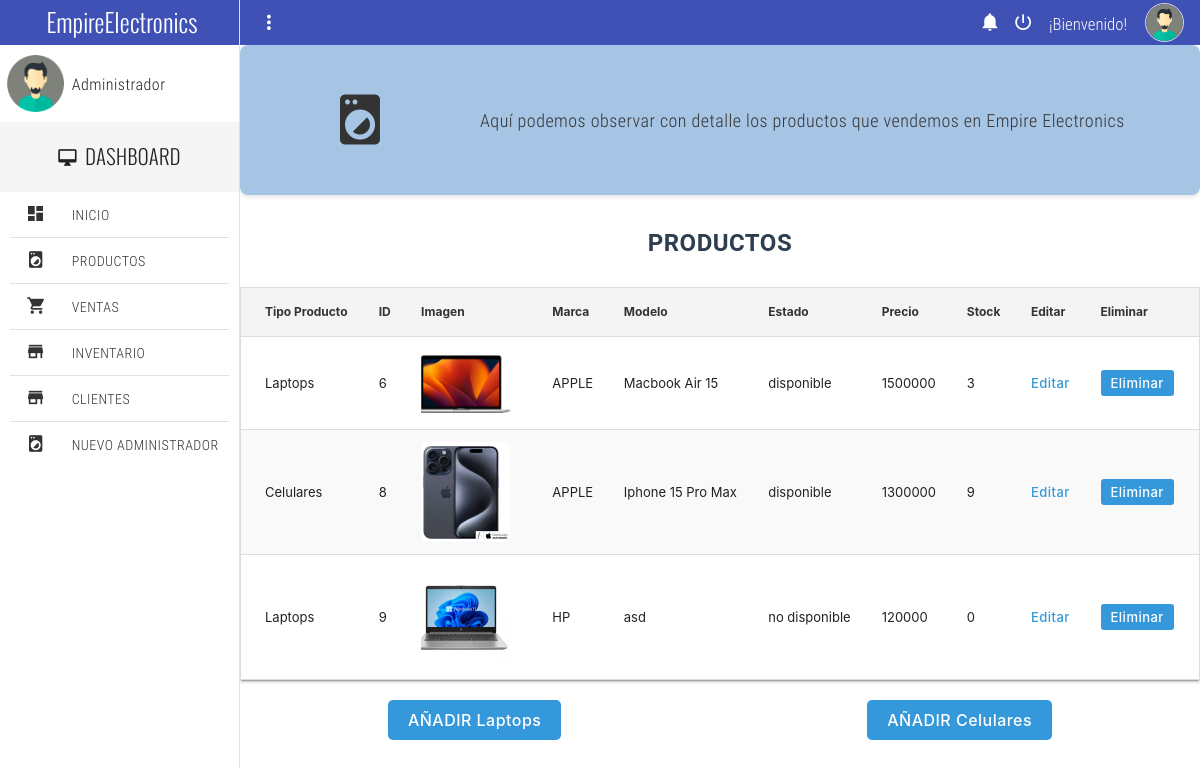
Page /products/ (signed in) on the committed database.
### empireapp/models.py (models this page shows, shortened)
class Producto(models.Model):
    id = models.AutoField(primary_key=True, unique=True)
    marca = models.CharField(max_length=50, choices=Marca.choices, null=False)
    modelo = models.CharField(max_length=50, null=False)
    precio = models.PositiveIntegerField(null=False)
    stock = models.PositiveIntegerField(null=False)
    estado = models.CharField(max_length=50, choices=TIPO_ESTADO_PRODUCTO)
    estado = models.CharField(
        max_length=50,
        choices=TIPO_ESTADO_PRODUCTO,
        default='disponible',  # Puedes establecer 'disponible' como valor por defecto
        verbose_name=('Estado')
    )
    class Meta:
        verbose_name = 'Producto'
        verbose_name_plural = 'Productos'

class Laptops(Producto):
    imagen = models.ImageField(upload_to='laptops', null=True)
    pulgadas = models.FloatField(null=False, choices=TIPO_PULGADAS)
    resolucion = models.IntegerField(null=False, choices=TIPO_RESOLUCION)
    memoria_ram = models.IntegerField(null=False, choices=TIPO_RAM)
    bateria = models.IntegerField(null=False, choices=TIPO_BATERIA)
    almacenamiento = models.CharField(max_length=50, null=False, choices=TIPO_ALMACENAMIENTO_LAPTOPS, default='otro')
    tarjeta_video = models.CharField(max_length=50, choices=TIPO_TARJETA_VIDEO, null=False)
    procesador = models.CharField(max_length=50)
    class Meta:
        verbose_name = 'Laptop'
        verbose_name_plural = 'Laptops'

class Celulares(Producto):
    imagen = models.ImageField(upload_to='celulares')
    pulgadas = models.FloatField(null=False, choices=TIPO_PULGADAS)
    resolucion = models.IntegerField(null=False, choices=TIPO_RESOLUCION)
    bateria = models.IntegerField(null=False, choices=TIPO_BATERIA)
    almacenamiento = models.CharField(max_length=50, null=False, choices=TIPO_ALMACENAMIENTO_CELULAR, default='otro')
    camara = models.CharField(max_length=50, choices=TIPO_CAMARA, null=False)
    class Meta:
        verbose_name = 'Celular'
        verbose_name_plural = 'Celulares'

### empireapp/views.py (the view)
# urls.py: path('products/', products, name="products"),
@user_passes_test(is_admin)
@login_required
def products(request):
    productos = Producto.objects.all()
    lista_productos = {
        'productos': productos,
    }
    return render(request, "empireapp/pages/dashboard/products.html", lista_productos)

### empireapp/context_processors.py (called while the page is built)
def cart_item_count(request):
    cart_item_count = 0
    items = []
    total = 0
    if request.user.is_authenticated:
        cart = Cart.objects.filter(user=request.user).first()
        if cart:
            cart_items = CartItem.objects.filter(cart=cart).select_related('producto')
            cart_item_count = cart_items.count()
            items = cart_items
            total = sum(item.producto.precio * item.quantity for item in items)
    else:
        cart = None
    return {'cart_item_count': cart_item_count, 'cart': cart, 'items': items, 'total': total}

def login_form(request):
    form = AuthenticationForm()
    return {'login_form': form}

### empireapp/views.py (called while the page is built)
def is_admin(user):
    return user.is_staff

### empireapp/templates/empireapp/pages/dashboard/products.html (shortened to what this page needs)
{% extends "empireapp/pages/dashboard/home.html" %}
{% load static %}
{% block contenido %}
    <section class="full-width header-well">
        <div class="full-width header-well-icon">
            <i class="zmdi zmdi-washing-machine"></i>
        </div>
        <div class="full-width header-well-text">
            <p class="text-condensedLight">
Aquí podemos observar con detalle los productos que vendemos en Empire Electronics            </p>
        </div>
    </section>
    <h2 class="page-title">PRODUCTOS</h2>
    <div class="table-responsive">
        <table class="mdl-data-table mdl-js-data-table mdl-shadow--2dp full-width">
            <thead>
                <tr>
                    <th>Tipo Producto</th>
                    <th>ID</th>
                    <th>Imagen</th>
                    <th>Marca</th>
                    <th>Modelo</th>
                    <th>Estado</th>
                    <th>Precio</th>
                    <th>Stock</th>
                    <th>Editar</th>
                    <th>Eliminar</th>
                </tr>
            </thead>
            <tbody>
                {% for producto in productos %}
                <tr>
                    {% if producto.laptops %}
                        <td> Laptops </td>
                    {% elif producto.celulares %}
                        <td> Celulares </td>
                    {% endif %}
                    <td>{{ producto.id }}</td>
                    <td>
                        <div class="image-container">
                            {% if producto.laptops %}
                                <img src="{{ producto.laptops.imagen.url }}" alt="foto" class="product-image">
                            {% elif producto.celulares %}
                                <img src="{{ producto.celulares.imagen.url }}" alt="foto" class="product-image">
                            {% endif %}
                        </div>
                    </td>
                    <td>{{ producto.marca }}</td>
                    <td>{{ producto.modelo }}</td>
                    <td>{{ producto.estado }}</td>
                    <td>{{ producto.precio }}</td>
                    <td>{{ producto.stock }}</td>
                    <td>
                        {% if producto.laptops %}
                            <a href="{% url 'editarproducto' 'laptop' producto.id %}" class="btn-table-action">Editar</a>
                        {% elif producto.celulares %}
                            <a href="{% url 'editarproducto' 'celular' producto.id %}" class="btn-table-action">Editar</a>
                        {% endif %}
                    </td>
                    <td>
                        <div class="table-actions">
                            {% if producto.laptops %}
                                <a href="{% url 'eliminar_producto' 'laptop' producto.id %}" class="btn-table-action">Eliminar</a>
                            {% elif producto.celulares %}
                                <a href="{% url 'eliminar_producto' 'celular' producto.id %}" class="btn-table-action">Eliminar</a>
                            {% endif %}
                        </div>
                    </td>
                </tr>
                {% endfor %}
            </tbody>
        </table>
    </div>
    <div class="action-links">
        <a href="{% url 'añadirlaptops' %}" class="btn-action">AÑADIR Laptops</a>
        <a href="{% url 'añadircelulares' %}" class="btn-action">AÑADIR Celulares</a>
    </div>
{% endblock contenido %}

### empireapp/static/empireapp/assets/css/main.css (style rules this page uses)
html, body { width: 100%; height: 100%; margin: 0; padding: 0; font-size: 16px; font-family: "RobotoRegular"; position: relative; background-color: #fff; }
.text-condensedLight { font-family: "RobotoCondensedLight"; }
.full-width { margin: 0; padding: 0; width: 100%; box-sizing: border-box; }
.table-responsive { width: 100%; overflow-x: scroll; position: relative; }
.header-well, .header-well-icon, .header-well-text { min-height: 150px; height: auto; }
.header-well { position: relative; }
.header-well-icon, .header-well-text { position: absolute; top: 0; color: #333; }
.header-well-icon { left: 0; width: 25%; }
.header-well-icon i, .header-well-text p { position: absolute; top: 50%; display: block; width: 100%; transform: translateY(-50%); }
.header-well-icon i { text-align: center; font-size: 60px; }
.header-well-text { right: 0; width: 75%; }
.header-well-text p { font-size: 20px; margin: 0; padding: 0; }

### empireapp/static/empireapp/css/style.css (style rules this page uses)
:root { --color-black: #021736; --color-green-dark: #1B4242; --color-orange: #F45E0C; --color-orange-light: #FDDBC9; --color-sage: #436850; --color-blue: #0156FF; --color-gray-dark: #7d7d7d; --color-gray-light: #CBCBCB; --color-gray-lighter: #efefef; --color-white: #FFFFFF; --font-primary: "Inter", sans-serif; --transition: all 0.3s ease; --box-shadow: rgba(50, 50, 105, 0.15) 0px 2px 5px 0px, rgba(0, 0, 0, 0.05) 0px 1px 1px 0px; --box-shadow-2: rgb(39 39 94 / 15%) 0 100px 50px 100px, rgb(39 39 94 / 15%) 0 100px 50px 100px }
* { margin: 0; padding: 0; -webkit-box-sizing: border-box; -moz-box-sizing: border-box; box-sizing: border-box; -webkit-font-smoothing: antialiased; -moz-osx-font-smoothing: grayscale; text-rendering: optimizeLegibility; }
body { font-family: var(--font-primary); font-size: 16px; font-optical-sizing: auto; font-style: normal; font-variation-settings: "slnt" 0; }
h1,h2,h3,h4,h5,h6, a, p, span, textarea { letter-spacing: 0.03rem; }
.page-title { font-size: 40px; font-weight: bold; margin-bottom: 20px; text-align: center; color: #333; }
.page-title { font-size: 24px; font-weight: bold; margin-bottom: 20px; text-align: center; color: #333; }
.product-image { max-width: 300px; height: auto; margin-right: 20px; border-radius: 8px; object-fit: cover; }
.header-well { background-color: #a6c5e4; padding: 20px; border-radius: 8px; color: white; margin-bottom: 20px; display: flex; align-items: center; box-shadow: 0 2px 4px rgba(0, 0, 0, 0.1); }
.header-well-icon { font-size: 50px; margin-right: 20px; }
.header-well-text p { font-size: 18px; }
.action-links { display: flex; gap: 10px; margin-bottom: 20px; }
.btn-action { background-color: #3498db; color: white; padding: 10px 20px; border-radius: 5px; text-decoration: none; transition: background-color 0.3s; text-align: center; margin: 0 auto; }
.table-responsive { overflow-x: auto; }
.mdl-data-table { width: 100%; border-collapse: collapse; margin-bottom: 20px; border: 1px solid #ddd; }
.mdl-data-table th, .mdl-data-table td { padding: 12px 15px; text-align: left; border-bottom: 1px solid #ddd; }
.mdl-data-table th { background-color: #f4f4f4; color: #333; font-weight: bold; }
.mdl-data-table tr:nth-child(even) { background-color: #f9f9f9; }
.mdl-data-table .product-image { max-width: 100px; max-height: 100px; object-fit: cover; }
.image-container { max-width: 100px; max-height: 100px; overflow: hidden; display: flex; align-items: center; justify-content: center; }
.mdl-data-table a { color: #3498db; text-decoration: none; }
.table-actions .btn-table-action { background-color: #3498db; color: white; padding: 5px 10px; border-radius: 3px; text-decoration: none; transition: background-color 0.3s; text-align: center; }
.page-title { font-size: 24px; font-weight: bold; margin-bottom: 20px; text-align: center; color: #2c3e50; }
table td { vertical-align: middle; text-align: center; }
h1, h2 { color: #333; margin-bottom: 20px; }

### rows in the picture
Producto: shows "Laptops", id "6", laptops.imagen (picture), marca "APPLE", modelo "Macbook Air 15", estado "disponible", precio "1500000", stock "3", shows "Editar", shows "Eliminar"
Producto: shows "Celulares", id "8", celulares.imagen (picture), marca "APPLE", modelo "Iphone 15 Pro Max", estado "disponible", precio "1300000", stock "9", shows "Editar", shows "Eliminar"
Producto: shows "Laptops", id "9", laptops.imagen (picture), marca "HP", modelo "asd", estado "no disponible", precio "120000", stock "0", shows "Editar", shows "Eliminar"
